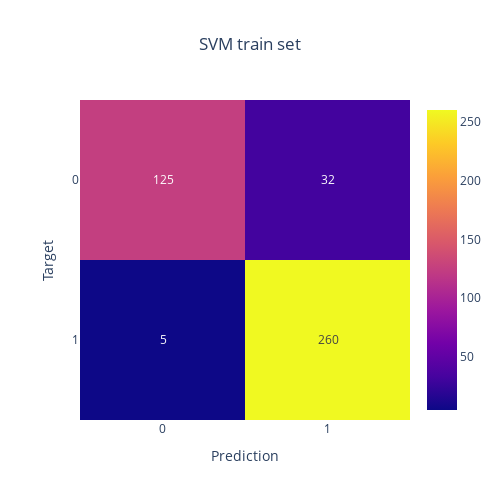
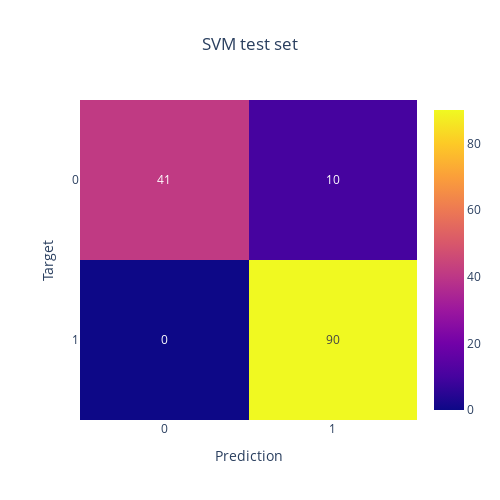
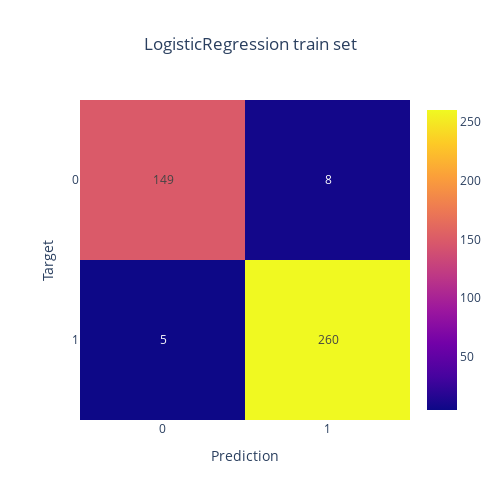
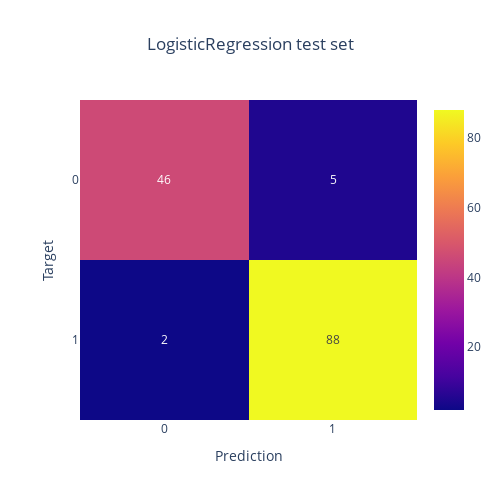

The cell these charts' notebook holds for them, in order:
### Code cell
Models = {
    'SVM': SVC(),
    'LogisticRegression': LogisticRegression(max_iter=10000),
    'NeuralNetwork': MLPClassifier(hidden_layer_sizes=200, max_iter=500, alpha=0.005)
}

for name in Models:
    model = Models[name]
    model.fit(Xtrain, ytrain)

    ypred = model.predict(Xtrain)
    plotConfusionMatrix(ypred, ytrain, title=name + ' train set')
    trainScore_df.loc[name] = Metrics(ypred, ytrain)

    ypred = model.predict(Xtest)
    plotConfusionMatrix(ypred, ytest, title=name + ' test set')
    testScore_df.loc[name] = Metrics(ypred, ytest)

### Figure 1 — Plotly figure (JSON) as saved in the notebook; plotly's stock layout.template omitted (floating-point values rounded to 4 significant figures)
{"data": [{"coloraxis": "coloraxis", "hovertemplate": "Prediction: %{x}<br>Target: %{y}<br>color: %{z}<extra></extra>", "name": "0", "texttemplate": "%{z}", "type": "heatmap", "x": ["0", "1"], "xaxis": "x", "y": ["0", "1"], "yaxis": "y", "z": [[125, 32], [5, 260]]}], "layout": {"coloraxis": {"colorscale": [[0, "#0d0887"], [0.1111, "#46039f"], [0.2222, "#7201a8"], [0.3333, "#9c179e"], [0.4444, "#bd3786"], [0.5556, "#d8576b"], [0.6667, "#ed7953"], [0.7778, "#fb9f3a"], [0.8889, "#fdca26"], [1, "#f0f921"]]}, "height": 500, "title": {"text": "SVM train set", "x": 0.5}, "width": 500, "xaxis": {"anchor": "y", "domain": [0, 1], "title": {"text": "Prediction"}}, "yaxis": {"anchor": "x", "autorange": "reversed", "domain": [0, 1], "title": {"text": "Target"}}}}

### Figure 2 — Plotly figure (JSON) as saved in the notebook; plotly's stock layout.template omitted (floating-point values rounded to 4 significant figures)
{"data": [{"coloraxis": "coloraxis", "hovertemplate": "Prediction: %{x}<br>Target: %{y}<br>color: %{z}<extra></extra>", "name": "0", "texttemplate": "%{z}", "type": "heatmap", "x": ["0", "1"], "xaxis": "x", "y": ["0", "1"], "yaxis": "y", "z": [[41, 10], [0, 90]]}], "layout": {"coloraxis": {"colorscale": [[0, "#0d0887"], [0.1111, "#46039f"], [0.2222, "#7201a8"], [0.3333, "#9c179e"], [0.4444, "#bd3786"], [0.5556, "#d8576b"], [0.6667, "#ed7953"], [0.7778, "#fb9f3a"], [0.8889, "#fdca26"], [1, "#f0f921"]]}, "height": 500, "title": {"text": "SVM test set", "x": 0.5}, "width": 500, "xaxis": {"anchor": "y", "domain": [0, 1], "title": {"text": "Prediction"}}, "yaxis": {"anchor": "x", "autorange": "reversed", "domain": [0, 1], "title": {"text": "Target"}}}}

### Figure 3 — Plotly figure (JSON) as saved in the notebook; plotly's stock layout.template omitted (floating-point values rounded to 4 significant figures)
{"data": [{"coloraxis": "coloraxis", "hovertemplate": "Prediction: %{x}<br>Target: %{y}<br>color: %{z}<extra></extra>", "name": "0", "texttemplate": "%{z}", "type": "heatmap", "x": ["0", "1"], "xaxis": "x", "y": ["0", "1"], "yaxis": "y", "z": [[149, 8], [5, 260]]}], "layout": {"coloraxis": {"colorscale": [[0, "#0d0887"], [0.1111, "#46039f"], [0.2222, "#7201a8"], [0.3333, "#9c179e"], [0.4444, "#bd3786"], [0.5556, "#d8576b"], [0.6667, "#ed7953"], [0.7778, "#fb9f3a"], [0.8889, "#fdca26"], [1, "#f0f921"]]}, "height": 500, "title": {"text": "LogisticRegression train set", "x": 0.5}, "width": 500, "xaxis": {"anchor": "y", "domain": [0, 1], "title": {"text": "Prediction"}}, "yaxis": {"anchor": "x", "autorange": "reversed", "domain": [0, 1], "title": {"text": "Target"}}}}

### Figure 4 — Plotly figure (JSON) as saved in the notebook; plotly's stock layout.template omitted (floating-point values rounded to 4 significant figures)
{"data": [{"coloraxis": "coloraxis", "hovertemplate": "Prediction: %{x}<br>Target: %{y}<br>color: %{z}<extra></extra>", "name": "0", "texttemplate": "%{z}", "type": "heatmap", "x": ["0", "1"], "xaxis": "x", "y": ["0", "1"], "yaxis": "y", "z": [[46, 5], [2, 88]]}], "layout": {"coloraxis": {"colorscale": [[0, "#0d0887"], [0.1111, "#46039f"], [0.2222, "#7201a8"], [0.3333, "#9c179e"], [0.4444, "#bd3786"], [0.5556, "#d8576b"], [0.6667, "#ed7953"], [0.7778, "#fb9f3a"], [0.8889, "#fdca26"], [1, "#f0f921"]]}, "height": 500, "title": {"text": "LogisticRegression test set", "x": 0.5}, "width": 500, "xaxis": {"anchor": "y", "domain": [0, 1], "title": {"text": "Prediction"}}, "yaxis": {"anchor": "x", "autorange": "reversed", "domain": [0, 1], "title": {"text": "Target"}}}}
